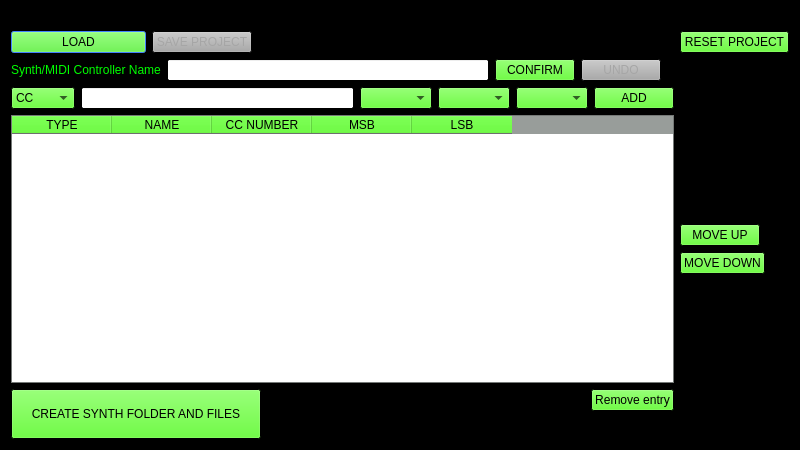
<?xml version="1.0" encoding="UTF-8"?>
<ui version="4.0">
 <class>Dialog</class>
 <widget class="QDialog" name="Dialog">
  <property name="windowModality">
   <enum>Qt::NonModal</enum>
  </property>
  <property name="geometry">
   <rect>
    <x>0</x>
    <y>0</y>
    <width>800</width>
    <height>450</height>
   </rect>
  </property>
  <property name="minimumSize">
   <size>
    <width>800</width>
    <height>450</height>
   </size>
  </property>
  <property name="palette">
   <palette>
    <active>
     <colorrole role="WindowText">
      <brush brushstyle="SolidPattern">
       <color alpha="255">
        <red>0</red>
        <green>255</green>
        <blue>0</blue>
       </color>
      </brush>
     </colorrole>
     <colorrole role="Button">
      <brush brushstyle="SolidPattern">
       <color alpha="255">
        <red>59</red>
        <green>255</green>
        <blue>0</blue>
       </color>
      </brush>
     </colorrole>
     <colorrole role="Light">
      <brush brushstyle="SolidPattern">
       <color alpha="255">
        <red>255</red>
        <green>0</green>
        <blue>0</blue>
       </color>
      </brush>
     </colorrole>
     <colorrole role="Midlight">
      <brush brushstyle="SolidPattern">
       <color alpha="255">
        <red>0</red>
        <green>0</green>
        <blue>0</blue>
       </color>
      </brush>
     </colorrole>
     <colorrole role="Dark">
      <brush brushstyle="SolidPattern">
       <color alpha="255">
        <red>0</red>
        <green>0</green>
        <blue>0</blue>
       </color>
      </brush>
     </colorrole>
     <colorrole role="Mid">
      <brush brushstyle="SolidPattern">
       <color alpha="255">
        <red>0</red>
        <green>0</green>
        <blue>0</blue>
       </color>
      </brush>
     </colorrole>
     <colorrole role="Text">
      <brush brushstyle="SolidPattern">
       <color alpha="255">
        <red>0</red>
        <green>0</green>
        <blue>0</blue>
       </color>
      </brush>
     </colorrole>
     <colorrole role="BrightText">
      <brush brushstyle="SolidPattern">
       <color alpha="255">
        <red>0</red>
        <green>255</green>
        <blue>127</blue>
       </color>
      </brush>
     </colorrole>
     <colorrole role="ButtonText">
      <brush brushstyle="SolidPattern">
       <color alpha="255">
        <red>0</red>
        <green>0</green>
        <blue>0</blue>
       </color>
      </brush>
     </colorrole>
     <colorrole role="Base">
      <brush brushstyle="SolidPattern">
       <color alpha="255">
        <red>255</red>
        <green>255</green>
        <blue>255</blue>
       </color>
      </brush>
     </colorrole>
     <colorrole role="Window">
      <brush brushstyle="SolidPattern">
       <color alpha="255">
        <red>0</red>
        <green>0</green>
        <blue>0</blue>
       </color>
      </brush>
     </colorrole>
     <colorrole role="Shadow">
      <brush brushstyle="SolidPattern">
       <color alpha="255">
        <red>0</red>
        <green>0</green>
        <blue>0</blue>
       </color>
      </brush>
     </colorrole>
     <colorrole role="Highlight">
      <brush brushstyle="SolidPattern">
       <color alpha="255">
        <red>0</red>
        <green>85</green>
        <blue>255</blue>
       </color>
      </brush>
     </colorrole>
     <colorrole role="HighlightedText">
      <brush brushstyle="SolidPattern">
       <color alpha="255">
        <red>255</red>
        <green>255</green>
        <blue>255</blue>
       </color>
      </brush>
     </colorrole>
     <colorrole role="Link">
      <brush brushstyle="SolidPattern">
       <color alpha="255">
        <red>0</red>
        <green>200</green>
        <blue>255</blue>
       </color>
      </brush>
     </colorrole>
     <colorrole role="LinkVisited">
      <brush brushstyle="SolidPattern">
       <color alpha="255">
        <red>0</red>
        <green>0</green>
        <blue>0</blue>
       </color>
      </brush>
     </colorrole>
     <colorrole role="AlternateBase">
      <brush brushstyle="SolidPattern">
       <color alpha="255">
        <red>0</red>
        <green>0</green>
        <blue>0</blue>
       </color>
      </brush>
     </colorrole>
     <colorrole role="ToolTipBase">
      <brush brushstyle="SolidPattern">
       <color alpha="255">
        <red>0</red>
        <green>0</green>
        <blue>0</blue>
       </color>
      </brush>
     </colorrole>
    </active>
    <inactive>
     <colorrole role="WindowText">
      <brush brushstyle="SolidPattern">
       <color alpha="255">
        <red>0</red>
        <green>255</green>
        <blue>0</blue>
       </color>
      </brush>
     </colorrole>
     <colorrole role="Button">
      <brush brushstyle="SolidPattern">
       <color alpha="255">
        <red>59</red>
        <green>255</green>
        <blue>0</blue>
       </color>
      </brush>
     </colorrole>
     <colorrole role="Light">
      <brush brushstyle="SolidPattern">
       <color alpha="255">
        <red>255</red>
        <green>0</green>
        <blue>0</blue>
       </color>
      </brush>
     </colorrole>
     <colorrole role="Midlight">
      <brush brushstyle="SolidPattern">
       <color alpha="255">
        <red>0</red>
        <green>0</green>
        <blue>0</blue>
       </color>
      </brush>
     </colorrole>
     <colorrole role="Dark">
      <brush brushstyle="SolidPattern">
       <color alpha="255">
        <red>0</red>
        <green>0</green>
        <blue>0</blue>
       </color>
      </brush>
     </colorrole>
     <colorrole role="Mid">
      <brush brushstyle="SolidPattern">
       <color alpha="255">
        <red>0</red>
        <green>0</green>
        <blue>0</blue>
       </color>
      </brush>
     </colorrole>
     <colorrole role="Text">
      <brush brushstyle="SolidPattern">
       <color alpha="255">
        <red>0</red>
        <green>0</green>
        <blue>0</blue>
       </color>
      </brush>
     </colorrole>
     <colorrole role="BrightText">
      <brush brushstyle="SolidPattern">
       <color alpha="255">
        <red>0</red>
        <green>255</green>
        <blue>127</blue>
       </color>
      </brush>
     </colorrole>
     <colorrole role="ButtonText">
      <brush brushstyle="SolidPattern">
       <color alpha="255">
        <red>0</red>
        <green>0</green>
        <blue>0</blue>
       </color>
      </brush>
     </colorrole>
     <colorrole role="Base">
      <brush brushstyle="SolidPattern">
       <color alpha="255">
        <red>255</red>
        <green>255</green>
        <blue>255</blue>
       </color>
      </brush>
     </colorrole>
     <colorrole role="Window">
      <brush brushstyle="SolidPattern">
       <color alpha="255">
        <red>0</red>
        <green>0</green>
        <blue>0</blue>
       </color>
      </brush>
     </colorrole>
     <colorrole role="Shadow">
      <brush brushstyle="SolidPattern">
       <color alpha="255">
        <red>0</red>
        <green>0</green>
        <blue>0</blue>
       </color>
      </brush>
     </colorrole>
     <colorrole role="Highlight">
      <brush brushstyle="SolidPattern">
       <color alpha="255">
        <red>0</red>
        <green>85</green>
        <blue>255</blue>
       </color>
      </brush>
     </colorrole>
     <colorrole role="HighlightedText">
      <brush brushstyle="SolidPattern">
       <color alpha="255">
        <red>255</red>
        <green>255</green>
        <blue>255</blue>
       </color>
      </brush>
     </colorrole>
     <colorrole role="Link">
      <brush brushstyle="SolidPattern">
       <color alpha="255">
        <red>0</red>
        <green>200</green>
        <blue>255</blue>
       </color>
      </brush>
     </colorrole>
     <colorrole role="LinkVisited">
      <brush brushstyle="SolidPattern">
       <color alpha="255">
        <red>0</red>
        <green>0</green>
        <blue>0</blue>
       </color>
      </brush>
     </colorrole>
     <colorrole role="AlternateBase">
      <brush brushstyle="SolidPattern">
       <color alpha="255">
        <red>0</red>
        <green>0</green>
        <blue>0</blue>
       </color>
      </brush>
     </colorrole>
     <colorrole role="ToolTipBase">
      <brush brushstyle="SolidPattern">
       <color alpha="255">
        <red>0</red>
        <green>0</green>
        <blue>0</blue>
       </color>
      </brush>
     </colorrole>
    </inactive>
    <disabled>
     <colorrole role="WindowText">
      <brush brushstyle="SolidPattern">
       <color alpha="255">
        <red>170</red>
        <green>170</green>
        <blue>170</blue>
       </color>
      </brush>
     </colorrole>
     <colorrole role="Button">
      <brush brushstyle="SolidPattern">
       <color alpha="255">
        <red>170</red>
        <green>170</green>
        <blue>170</blue>
       </color>
      </brush>
     </colorrole>
     <colorrole role="Light">
      <brush brushstyle="SolidPattern">
       <color alpha="255">
        <red>255</red>
        <green>0</green>
        <blue>0</blue>
       </color>
      </brush>
     </colorrole>
     <colorrole role="Midlight">
      <brush brushstyle="SolidPattern">
       <color alpha="255">
        <red>0</red>
        <green>0</green>
        <blue>0</blue>
       </color>
      </brush>
     </colorrole>
     <colorrole role="Dark">
      <brush brushstyle="SolidPattern">
       <color alpha="255">
        <red>0</red>
        <green>0</green>
        <blue>0</blue>
       </color>
      </brush>
     </colorrole>
     <colorrole role="Mid">
      <brush brushstyle="SolidPattern">
       <color alpha="255">
        <red>0</red>
        <green>0</green>
        <blue>0</blue>
       </color>
      </brush>
     </colorrole>
     <colorrole role="Text">
      <brush brushstyle="SolidPattern">
       <color alpha="255">
        <red>176</red>
        <green>176</green>
        <blue>176</blue>
       </color>
      </brush>
     </colorrole>
     <colorrole role="BrightText">
      <brush brushstyle="SolidPattern">
       <color alpha="255">
        <red>170</red>
        <green>170</green>
        <blue>170</blue>
       </color>
      </brush>
     </colorrole>
     <colorrole role="ButtonText">
      <brush brushstyle="SolidPattern">
       <color alpha="255">
        <red>166</red>
        <green>166</green>
        <blue>166</blue>
       </color>
      </brush>
     </colorrole>
     <colorrole role="Base">
      <brush brushstyle="SolidPattern">
       <color alpha="255">
        <red>255</red>
        <green>255</green>
        <blue>255</blue>
       </color>
      </brush>
     </colorrole>
     <colorrole role="Window">
      <brush brushstyle="SolidPattern">
       <color alpha="255">
        <red>0</red>
        <green>0</green>
        <blue>0</blue>
       </color>
      </brush>
     </colorrole>
     <colorrole role="Shadow">
      <brush brushstyle="SolidPattern">
       <color alpha="255">
        <red>0</red>
        <green>0</green>
        <blue>0</blue>
       </color>
      </brush>
     </colorrole>
     <colorrole role="Highlight">
      <brush brushstyle="SolidPattern">
       <color alpha="255">
        <red>0</red>
        <green>120</green>
        <blue>215</blue>
       </color>
      </brush>
     </colorrole>
     <colorrole role="HighlightedText">
      <brush brushstyle="SolidPattern">
       <color alpha="255">
        <red>255</red>
        <green>255</green>
        <blue>255</blue>
       </color>
      </brush>
     </colorrole>
     <colorrole role="Link">
      <brush brushstyle="SolidPattern">
       <color alpha="255">
        <red>0</red>
        <green>200</green>
        <blue>255</blue>
       </color>
      </brush>
     </colorrole>
     <colorrole role="LinkVisited">
      <brush brushstyle="SolidPattern">
       <color alpha="255">
        <red>0</red>
        <green>0</green>
        <blue>0</blue>
       </color>
      </brush>
     </colorrole>
     <colorrole role="AlternateBase">
      <brush brushstyle="SolidPattern">
       <color alpha="255">
        <red>0</red>
        <green>0</green>
        <blue>0</blue>
       </color>
      </brush>
     </colorrole>
     <colorrole role="ToolTipBase">
      <brush brushstyle="SolidPattern">
       <color alpha="255">
        <red>0</red>
        <green>0</green>
        <blue>0</blue>
       </color>
      </brush>
     </colorrole>
    </disabled>
   </palette>
  </property>
  <property name="windowTitle">
   <string>MIDI Goblin Wizard</string>
  </property>
  <layout class="QGridLayout" name="gridLayout_3">
   <item row="0" column="0">
    <layout class="QGridLayout" name="gridLayout_2">
     <item row="0" column="0" colspan="2">
      <layout class="QHBoxLayout" name="horizontalLayout_4">
       <item>
        <widget class="QLabel" name="label_2">
         <property name="text">
          <string/>
         </property>
        </widget>
       </item>
       <item>
        <widget class="QLabel" name="label">
         <property name="text">
          <string/>
         </property>
         <property name="pixmap">
          <pixmap resource="resources.qrc">:/images/GFX/goblin_wizard_banner_sm.png</pixmap>
         </property>
        </widget>
       </item>
       <item>
        <widget class="QLabel" name="label_4">
         <property name="text">
          <string/>
         </property>
        </widget>
       </item>
      </layout>
     </item>
     <item row="1" column="0">
      <layout class="QHBoxLayout" name="horizontalLayout">
       <item>
        <widget class="QPushButton" name="load_button">
         <property name="text">
          <string>LOAD</string>
         </property>
        </widget>
       </item>
       <item>
        <widget class="QPushButton" name="save_button">
         <property name="enabled">
          <bool>false</bool>
         </property>
         <property name="sizePolicy">
          <sizepolicy hsizetype="Fixed" vsizetype="Fixed">
           <horstretch>0</horstretch>
           <verstretch>0</verstretch>
          </sizepolicy>
         </property>
         <property name="text">
          <string>SAVE PROJECT</string>
         </property>
        </widget>
       </item>
       <item>
        <widget class="QLabel" name="label_3">
         <property name="text">
          <string/>
         </property>
        </widget>
       </item>
       <item>
        <widget class="QLabel" name="label_6">
         <property name="text">
          <string/>
         </property>
        </widget>
       </item>
       <item>
        <widget class="QLabel" name="label_5">
         <property name="text">
          <string/>
         </property>
        </widget>
       </item>
      </layout>
     </item>
     <item row="2" column="0">
      <layout class="QHBoxLayout" name="horizontalLayout_2">
       <item>
        <widget class="QLabel" name="name_label">
         <property name="text">
          <string>Synth/MIDI Controller Name</string>
         </property>
        </widget>
       </item>
       <item>
        <widget class="QLineEdit" name="synth_name"/>
       </item>
       <item>
        <widget class="QPushButton" name="confirm_button">
         <property name="sizePolicy">
          <sizepolicy hsizetype="Fixed" vsizetype="Fixed">
           <horstretch>0</horstretch>
           <verstretch>0</verstretch>
          </sizepolicy>
         </property>
         <property name="text">
          <string>CONFIRM</string>
         </property>
        </widget>
       </item>
       <item>
        <widget class="QPushButton" name="undo_button">
         <property name="enabled">
          <bool>false</bool>
         </property>
         <property name="sizePolicy">
          <sizepolicy hsizetype="Fixed" vsizetype="Fixed">
           <horstretch>0</horstretch>
           <verstretch>0</verstretch>
          </sizepolicy>
         </property>
         <property name="text">
          <string>UNDO</string>
         </property>
        </widget>
       </item>
       <item>
        <widget class="QLabel" name="label_7">
         <property name="text">
          <string/>
         </property>
        </widget>
       </item>
      </layout>
     </item>
     <item row="2" column="1" rowspan="4">
      <layout class="QVBoxLayout" name="verticalLayout">
       <item>
        <widget class="QLabel" name="label_10">
         <property name="text">
          <string/>
         </property>
        </widget>
       </item>
       <item>
        <widget class="QPushButton" name="move_up_button">
         <property name="sizePolicy">
          <sizepolicy hsizetype="Fixed" vsizetype="Fixed">
           <horstretch>0</horstretch>
           <verstretch>0</verstretch>
          </sizepolicy>
         </property>
         <property name="text">
          <string>MOVE UP</string>
         </property>
        </widget>
       </item>
       <item>
        <widget class="QPushButton" name="move_down_button">
         <property name="sizePolicy">
          <sizepolicy hsizetype="Fixed" vsizetype="Fixed">
           <horstretch>0</horstretch>
           <verstretch>0</verstretch>
          </sizepolicy>
         </property>
         <property name="text">
          <string>MOVE DOWN</string>
         </property>
        </widget>
       </item>
       <item>
        <widget class="QLabel" name="label_11">
         <property name="text">
          <string/>
         </property>
        </widget>
       </item>
      </layout>
     </item>
     <item row="3" column="0">
      <layout class="QHBoxLayout" name="horizontalLayout_3">
       <item>
        <widget class="QComboBox" name="param_type">
         <item>
          <property name="text">
           <string>CC</string>
          </property>
         </item>
         <item>
          <property name="text">
           <string>NRPN</string>
          </property>
         </item>
        </widget>
       </item>
       <item>
        <widget class="QLineEdit" name="param_name">
         <property name="maxLength">
          <number>14</number>
         </property>
        </widget>
       </item>
       <item>
        <widget class="QComboBox" name="param_msb"/>
       </item>
       <item>
        <widget class="QComboBox" name="param_cc_num"/>
       </item>
       <item>
        <widget class="QComboBox" name="param_lsb"/>
       </item>
       <item>
        <widget class="QPushButton" name="add_parameter">
         <property name="sizePolicy">
          <sizepolicy hsizetype="Fixed" vsizetype="Fixed">
           <horstretch>0</horstretch>
           <verstretch>0</verstretch>
          </sizepolicy>
         </property>
         <property name="text">
          <string>ADD</string>
         </property>
        </widget>
       </item>
      </layout>
     </item>
     <item row="4" column="0">
      <widget class="QTableWidget" name="parameter_table">
       <property name="palette">
        <palette>
         <active>
          <colorrole role="Base">
           <brush brushstyle="SolidPattern">
            <color alpha="255">
             <red>255</red>
             <green>255</green>
             <blue>255</blue>
            </color>
           </brush>
          </colorrole>
          <colorrole role="Window">
           <brush brushstyle="SolidPattern">
            <color alpha="255">
             <red>152</red>
             <green>157</green>
             <blue>154</blue>
            </color>
           </brush>
          </colorrole>
         </active>
         <inactive>
          <colorrole role="Base">
           <brush brushstyle="SolidPattern">
            <color alpha="255">
             <red>255</red>
             <green>255</green>
             <blue>255</blue>
            </color>
           </brush>
          </colorrole>
          <colorrole role="Window">
           <brush brushstyle="SolidPattern">
            <color alpha="255">
             <red>152</red>
             <green>157</green>
             <blue>154</blue>
            </color>
           </brush>
          </colorrole>
         </inactive>
         <disabled>
          <colorrole role="Base">
           <brush brushstyle="SolidPattern">
            <color alpha="255">
             <red>152</red>
             <green>157</green>
             <blue>154</blue>
            </color>
           </brush>
          </colorrole>
          <colorrole role="Window">
           <brush brushstyle="SolidPattern">
            <color alpha="255">
             <red>152</red>
             <green>157</green>
             <blue>154</blue>
            </color>
           </brush>
          </colorrole>
         </disabled>
        </palette>
       </property>
       <column>
        <property name="text">
         <string>TYPE</string>
        </property>
       </column>
       <column>
        <property name="text">
         <string>NAME</string>
        </property>
       </column>
       <column>
        <property name="text">
         <string>CC NUMBER</string>
        </property>
       </column>
       <column>
        <property name="text">
         <string>MSB</string>
        </property>
       </column>
       <column>
        <property name="text">
         <string>LSB</string>
        </property>
       </column>
      </widget>
     </item>
     <item row="5" column="0">
      <layout class="QGridLayout" name="gridLayout">
       <item row="0" column="0" rowspan="2">
        <widget class="QPushButton" name="create_button">
         <property name="sizePolicy">
          <sizepolicy hsizetype="Fixed" vsizetype="Fixed">
           <horstretch>0</horstretch>
           <verstretch>0</verstretch>
          </sizepolicy>
         </property>
         <property name="minimumSize">
          <size>
           <width>250</width>
           <height>50</height>
          </size>
         </property>
         <property name="styleSheet">
          <string notr="true"/>
         </property>
         <property name="text">
          <string>CREATE SYNTH FOLDER AND FILES</string>
         </property>
        </widget>
       </item>
       <item row="0" column="1" rowspan="2">
        <widget class="QLabel" name="label_9">
         <property name="text">
          <string/>
         </property>
        </widget>
       </item>
       <item row="0" column="2">
        <widget class="QPushButton" name="remove_button">
         <property name="sizePolicy">
          <sizepolicy hsizetype="Fixed" vsizetype="Fixed">
           <horstretch>0</horstretch>
           <verstretch>0</verstretch>
          </sizepolicy>
         </property>
         <property name="styleSheet">
          <string notr="true"/>
         </property>
         <property name="text">
          <string>Remove entry</string>
         </property>
        </widget>
       </item>
       <item row="1" column="2">
        <widget class="QLabel" name="label_8">
         <property name="text">
          <string/>
         </property>
        </widget>
       </item>
      </layout>
     </item>
     <item row="1" column="1">
      <widget class="QPushButton" name="reset_button">
       <property name="sizePolicy">
        <sizepolicy hsizetype="Fixed" vsizetype="Fixed">
         <horstretch>0</horstretch>
         <verstretch>0</verstretch>
        </sizepolicy>
       </property>
       <property name="styleSheet">
        <string notr="true"/>
       </property>
       <property name="text">
        <string>RESET PROJECT</string>
       </property>
      </widget>
     </item>
    </layout>
   </item>
  </layout>
 </widget>
 <resources>
  <include location="resources.qrc"/>
 </resources>
 <connections/>
</ui>
